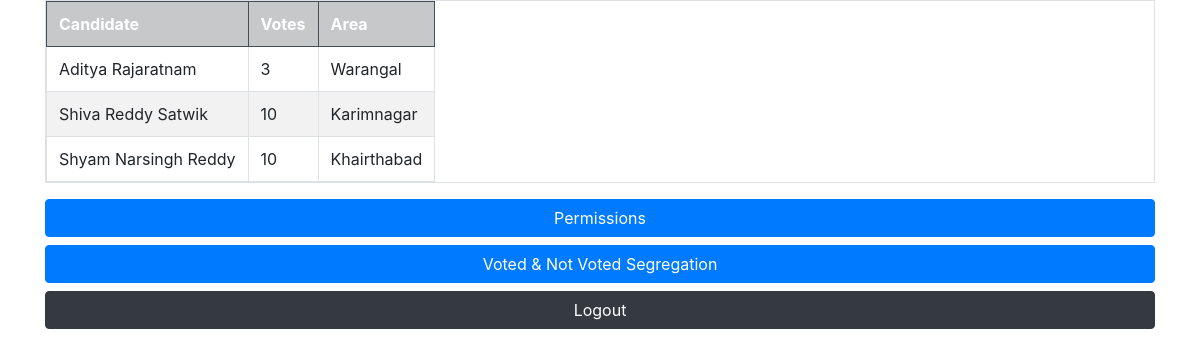
Page /analytics/ on the earlier database version.
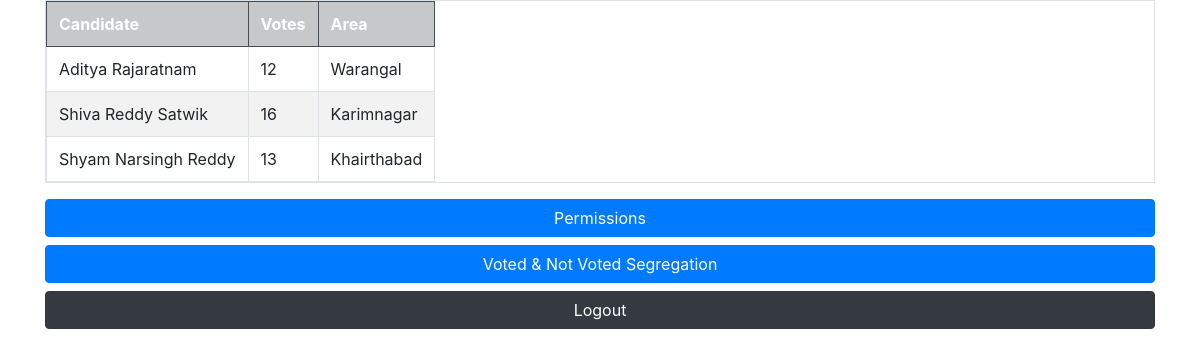
Same page on the later database version.
### voter/models.py (models this page shows, shortened)
class Candidate(models.Model):
    candidate_name = models.CharField(max_length=50)
    votes          = models.IntegerField()
    area           = models.ForeignKey(Area, on_delete=models.PROTECT)

class Area(models.Model):
    area = models.CharField(max_length=20)
    area_id = models.IntegerField()
    def __str__(self) -> str:
        return self.area

### voter/views.py (the view)
# urls.py: path('analytics/', views.admin_analytics, name="admin-analytics"),
def admin_analytics(request):
    candidates = Candidate.objects.all()
    context = {
        'candidates': candidates
    }
    return render(request, 'admin-analytics.html', context)

### templates/admin-analytics.html
{% include 'base.html' %}
<center class="container">
    <table class="table table-striped table-hover table-bordered table-responsive">
        <tr class="table-dark">
          <th>Candidate</th>
          <th>Votes</th>
          <th>Area</th>
        </tr>
        {% for candidate in candidates %}
            <tr>
                <td>{{candidate.candidate_name}}</td>
                <td>{{candidate.votes}}</td>
                <td>{{candidate.area}}</td>
            </tr>
        {% endfor %}
    </table>
</center>
<div class="container">
    <a href="{% url 'admin-permissions' %}" class="btn btn-primary btn-block">Permissions</a>
    <a href="{% url 'admin-segregation' %}" class="btn btn-primary btn-block">Voted & Not Voted Segregation</a>
    <a href="{% url 'logoutt' %}" class="btn btn-block btn-dark">Logout</a>
</div>

Differences in the rows shown:
changed Candidate "Aditya Rajaratnam": votes "3" → "12"
changed Candidate "Shiva Reddy Satwik": votes "10" → "16"
changed Candidate "Shyam Narsingh Reddy": votes "10" → "13"
